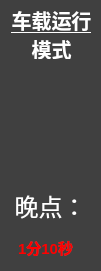
   <widget class="QFrame" name="frame_center">
    <property name="geometry">
     <rect>
      <x>10</x>
      <y>80</y>
      <width>101</width>
      <height>271</height>
     </rect>
    </property>
    <property name="palette">
     <palette>
      <active>
       <colorrole role="WindowText">
        <brush brushstyle="SolidPattern">
         <color alpha="255">
          <red>255</red>
          <green>255</green>
          <blue>255</blue>
         </color>
        </brush>
       </colorrole>
       <colorrole role="Button">
        <brush brushstyle="SolidPattern">
         <color alpha="255">
          <red>64</red>
          <green>64</green>
          <blue>64</blue>
         </color>
        </brush>
       </colorrole>
       <colorrole role="Light">
        <brush brushstyle="SolidPattern">
         <color alpha="255">
          <red>132</red>
          <green>132</green>
          <blue>132</blue>
         </color>
        </brush>
       </colorrole>
       <colorrole role="Midlight">
        <brush brushstyle="SolidPattern">
         <color alpha="255">
          <red>110</red>
          <green>110</green>
          <blue>110</blue>
         </color>
        </brush>
       </colorrole>
       <colorrole role="Dark">
        <brush brushstyle="SolidPattern">
         <color alpha="255">
          <red>44</red>
          <green>44</green>
          <blue>44</blue>
         </color>
        </brush>
       </colorrole>
       <colorrole role="Mid">
        <brush brushstyle="SolidPattern">
         <color alpha="255">
          <red>58</red>
          <green>58</green>
          <blue>58</blue>
         </color>
        </brush>
       </colorrole>
       <colorrole role="Text">
        <brush brushstyle="SolidPattern">
         <color alpha="255">
          <red>255</red>
          <green>255</green>
          <blue>255</blue>
         </color>
        </brush>
       </colorrole>
       <colorrole role="BrightText">
        <brush brushstyle="SolidPattern">
         <color alpha="255">
          <red>255</red>
          <green>255</green>
          <blue>255</blue>
         </color>
        </brush>
       </colorrole>
       <colorrole role="ButtonText">
        <brush brushstyle="SolidPattern">
         <color alpha="255">
          <red>255</red>
          <green>255</green>
          <blue>255</blue>
         </color>
        </brush>
       </colorrole>
       <colorrole role="Base">
        <brush brushstyle="SolidPattern">
         <color alpha="255">
          <red>64</red>
          <green>64</green>
          <blue>64</blue>
         </color>
        </brush>
       </colorrole>
       <colorrole role="Window">
        <brush brushstyle="SolidPattern">
         <color alpha="255">
          <red>64</red>
          <green>64</green>
          <blue>64</blue>
         </color>
        </brush>
       </colorrole>
       <colorrole role="Shadow">
        <brush brushstyle="SolidPattern">
         <color alpha="255">
          <red>0</red>
          <green>0</green>
          <blue>0</blue>
         </color>
        </brush>
       </colorrole>
       <colorrole role="AlternateBase">
        <brush brushstyle="SolidPattern">
         <color alpha="255">
          <red>44</red>
          <green>44</green>
          <blue>44</blue>
         </color>
        </brush>
       </colorrole>
       <colorrole role="ToolTipBase">
        <brush brushstyle="SolidPattern">
         <color alpha="255">
          <red>255</red>
          <green>255</green>
          <blue>220</blue>
         </color>
        </brush>
       </colorrole>
       <colorrole role="ToolTipText">
        <brush brushstyle="SolidPattern">
         <color alpha="255">
          <red>0</red>
          <green>0</green>
          <blue>0</blue>
         </color>
        </brush>
       </colorrole>
      </active>
      <inactive>
       <colorrole role="WindowText">
        <brush brushstyle="SolidPattern">
         <color alpha="255">
          <red>255</red>
          <green>255</green>
          <blue>255</blue>
         </color>
        </brush>
       </colorrole>
       <colorrole role="Button">
        <brush brushstyle="SolidPattern">
         <color alpha="255">
          <red>64</red>
          <green>64</green>
          <blue>64</blue>
         </color>
        </brush>
       </colorrole>
       <colorrole role="Light">
        <brush brushstyle="SolidPattern">
         <color alpha="255">
          <red>132</red>
          <green>132</green>
          <blue>132</blue>
         </color>
        </brush>
       </colorrole>
       <colorrole role="Midlight">
        <brush brushstyle="SolidPattern">
         <color alpha="255">
          <red>110</red>
          <green>110</green>
          <blue>110</blue>
         </color>
        </brush>
       </colorrole>
       <colorrole role="Dark">
        <brush brushstyle="SolidPattern">
         <color alpha="255">
          <red>44</red>
          <green>44</green>
          <blue>44</blue>
         </color>
        </brush>
       </colorrole>
       <colorrole role="Mid">
        <brush brushstyle="SolidPattern">
         <color alpha="255">
          <red>58</red>
          <green>58</green>
          <blue>58</blue>
         </color>
        </brush>
       </colorrole>
       <colorrole role="Text">
        <brush brushstyle="SolidPattern">
         <color alpha="255">
          <red>255</red>
          <green>255</green>
          <blue>255</blue>
         </color>
        </brush>
       </colorrole>
       <colorrole role="BrightText">
        <brush brushstyle="SolidPattern">
         <color alpha="255">
          <red>255</red>
          <green>255</green>
          <blue>255</blue>
         </color>
        </brush>
       </colorrole>
       <colorrole role="ButtonText">
        <brush brushstyle="SolidPattern">
         <color alpha="255">
          <red>255</red>
          <green>255</green>
          <blue>255</blue>
         </color>
        </brush>
       </colorrole>
       <colorrole role="Base">
        <brush brushstyle="SolidPattern">
         <color alpha="255">
          <red>64</red>
          <green>64</green>
          <blue>64</blue>
         </color>
        </brush>
       </colorrole>
       <colorrole role="Window">
        <brush brushstyle="SolidPattern">
         <color alpha="255">
          <red>64</red>
          <green>64</green>
          <blue>64</blue>
         </color>
        </brush>
       </colorrole>
       <colorrole role="Shadow">
        <brush brushstyle="SolidPattern">
         <color alpha="255">
          <red>0</red>
          <green>0</green>
          <blue>0</blue>
         </color>
        </brush>
       </colorrole>
       <colorrole role="AlternateBase">
        <brush brushstyle="SolidPattern">
         <color alpha="255">
          <red>44</red>
          <green>44</green>
          <blue>44</blue>
         </color>
        </brush>
       </colorrole>
       <colorrole role="ToolTipBase">
        <brush brushstyle="SolidPattern">
         <color alpha="255">
          <red>255</red>
          <green>255</green>
          <blue>220</blue>
         </color>
        </brush>
       </colorrole>
       <colorrole role="ToolTipText">
        <brush brushstyle="SolidPattern">
         <color alpha="255">
          <red>0</red>
          <green>0</green>
          <blue>0</blue>
         </color>
        </brush>
       </colorrole>
      </inactive>
      <disabled>
       <colorrole role="WindowText">
        <brush brushstyle="SolidPattern">
         <color alpha="255">
          <red>44</red>
          <green>44</green>
          <blue>44</blue>
         </color>
        </brush>
       </colorrole>
       <colorrole role="Button">
        <brush brushstyle="SolidPattern">
         <color alpha="255">
          <red>64</red>
          <green>64</green>
          <blue>64</blue>
         </color>
        </brush>
       </colorrole>
       <colorrole role="Light">
        <brush brushstyle="SolidPattern">
         <color alpha="255">
          <red>132</red>
          <green>132</green>
          <blue>132</blue>
         </color>
        </brush>
       </colorrole>
       <colorrole role="Midlight">
        <brush brushstyle="SolidPattern">
         <color alpha="255">
          <red>110</red>
          <green>110</green>
          <blue>110</blue>
         </color>
        </brush>
       </colorrole>
       <colorrole role="Dark">
        <brush brushstyle="SolidPattern">
         <color alpha="255">
          <red>44</red>
          <green>44</green>
          <blue>44</blue>
         </color>
        </brush>
       </colorrole>
       <colorrole role="Mid">
        <brush brushstyle="SolidPattern">
         <color alpha="255">
          <red>58</red>
          <green>58</green>
          <blue>58</blue>
         </color>
        </brush>
       </colorrole>
       <colorrole role="Text">
        <brush brushstyle="SolidPattern">
         <color alpha="255">
          <red>44</red>
          <green>44</green>
          <blue>44</blue>
         </color>
        </brush>
       </colorrole>
       <colorrole role="BrightText">
        <brush brushstyle="SolidPattern">
         <color alpha="255">
          <red>255</red>
          <green>255</green>
          <blue>255</blue>
         </color>
        </brush>
       </colorrole>
       <colorrole role="ButtonText">
        <brush brushstyle="SolidPattern">
         <color alpha="255">
          <red>44</red>
          <green>44</green>
          <blue>44</blue>
         </color>
        </brush>
       </colorrole>
       <colorrole role="Base">
        <brush brushstyle="SolidPattern">
         <color alpha="255">
          <red>64</red>
          <green>64</green>
          <blue>64</blue>
         </color>
        </brush>
       </colorrole>
       <colorrole role="Window">
        <brush brushstyle="SolidPattern">
         <color alpha="255">
          <red>64</red>
          <green>64</green>
          <blue>64</blue>
         </color>
        </brush>
       </colorrole>
       <colorrole role="Shadow">
        <brush brushstyle="SolidPattern">
         <color alpha="255">
          <red>0</red>
          <green>0</green>
          <blue>0</blue>
         </color>
        </brush>
       </colorrole>
       <colorrole role="AlternateBase">
        <brush brushstyle="SolidPattern">
         <color alpha="255">
          <red>88</red>
          <green>88</green>
          <blue>88</blue>
         </color>
        </brush>
       </colorrole>
       <colorrole role="ToolTipBase">
        <brush brushstyle="SolidPattern">
         <color alpha="255">
          <red>255</red>
          <green>255</green>
          <blue>220</blue>
         </color>
        </brush>
       </colorrole>
       <colorrole role="ToolTipText">
        <brush brushstyle="SolidPattern">
         <color alpha="255">
          <red>0</red>
          <green>0</green>
          <blue>0</blue>
         </color>
        </brush>
       </colorrole>
      </disabled>
     </palette>
    </property>
    <property name="autoFillBackground">
     <bool>false</bool>
    </property>
    <property name="styleSheet">
     <string notr="true">background-color: rgb(64,64,64);</string>
    </property>
    <property name="frameShape">
     <enum>QFrame::Panel</enum>
    </property>
    <property name="frameShadow">
     <enum>QFrame::Plain</enum>
    </property>
    <property name="lineWidth">
     <number>0</number>
    </property>
    <widget class="QFrame" name="frame_2">
     <property name="geometry">
      <rect>
       <x>0</x>
       <y>0</y>
       <width>111</width>
       <height>281</height>
      </rect>
     </property>
     <property name="frameShape">
      <enum>QFrame::NoFrame</enum>
     </property>
     <property name="frameShadow">
      <enum>QFrame::Raised</enum>
     </property>
     <widget class="QLabel" name="lbl_servicemode_2">
      <property name="geometry">
       <rect>
        <x>0</x>
        <y>10</y>
        <width>103</width>
        <height>49</height>
       </rect>
      </property>
      <property name="palette">
       <palette>
        <active>
         <colorrole role="WindowText">
          <brush brushstyle="SolidPattern">
           <color alpha="255">
            <red>255</red>
            <green>255</green>
            <blue>255</blue>
           </color>
          </brush>
         </colorrole>
         <colorrole role="Button">
          <brush brushstyle="SolidPattern">
           <color alpha="255">
            <red>64</red>
            <green>64</green>
            <blue>64</blue>
           </color>
          </brush>
         </colorrole>
         <colorrole role="Text">
          <brush brushstyle="SolidPattern">
           <color alpha="255">
            <red>255</red>
            <green>255</green>
            <blue>255</blue>
           </color>
          </brush>
         </colorrole>
         <colorrole role="ButtonText">
          <brush brushstyle="SolidPattern">
           <color alpha="255">
            <red>255</red>
            <green>255</green>
            <blue>255</blue>
           </color>
          </brush>
         </colorrole>
         <colorrole role="Base">
          <brush brushstyle="SolidPattern">
           <color alpha="255">
            <red>64</red>
            <green>64</green>
            <blue>64</blue>
           </color>
          </brush>
         </colorrole>
         <colorrole role="Window">
          <brush brushstyle="SolidPattern">
           <color alpha="255">
            <red>64</red>
            <green>64</green>
            <blue>64</blue>
           </color>
          </brush>
         </colorrole>
        </active>
        <inactive>
         <colorrole role="WindowText">
          <brush brushstyle="SolidPattern">
           <color alpha="255">
            <red>255</red>
            <green>255</green>
            <blue>255</blue>
           </color>
          </brush>
         </colorrole>
         <colorrole role="Button">
          <brush brushstyle="SolidPattern">
           <color alpha="255">
            <red>64</red>
            <green>64</green>
            <blue>64</blue>
           </color>
          </brush>
         </colorrole>
         <colorrole role="Text">
          <brush brushstyle="SolidPattern">
           <color alpha="255">
            <red>255</red>
            <green>255</green>
            <blue>255</blue>
           </color>
          </brush>
         </colorrole>
         <colorrole role="ButtonText">
          <brush brushstyle="SolidPattern">
           <color alpha="255">
            <red>255</red>
            <green>255</green>
            <blue>255</blue>
           </color>
          </brush>
         </colorrole>
         <colorrole role="Base">
          <brush brushstyle="SolidPattern">
           <color alpha="255">
            <red>64</red>
            <green>64</green>
            <blue>64</blue>
           </color>
          </brush>
         </colorrole>
         <colorrole role="Window">
          <brush brushstyle="SolidPattern">
           <color alpha="255">
            <red>64</red>
            <green>64</green>
            <blue>64</blue>
           </color>
          </brush>
         </colorrole>
        </inactive>
        <disabled>
         <colorrole role="WindowText">
          <brush brushstyle="SolidPattern">
           <color alpha="255">
            <red>255</red>
            <green>255</green>
            <blue>255</blue>
           </color>
          </brush>
         </colorrole>
         <colorrole role="Button">
          <brush brushstyle="SolidPattern">
           <color alpha="255">
            <red>64</red>
            <green>64</green>
            <blue>64</blue>
           </color>
          </brush>
         </colorrole>
         <colorrole role="Text">
          <brush brushstyle="SolidPattern">
           <color alpha="255">
            <red>255</red>
            <green>255</green>
            <blue>255</blue>
           </color>
          </brush>
         </colorrole>
         <colorrole role="ButtonText">
          <brush brushstyle="SolidPattern">
           <color alpha="255">
            <red>255</red>
            <green>255</green>
            <blue>255</blue>
           </color>
          </brush>
         </colorrole>
         <colorrole role="Base">
          <brush brushstyle="SolidPattern">
           <color alpha="255">
            <red>64</red>
            <green>64</green>
            <blue>64</blue>
           </color>
          </brush>
         </colorrole>
         <colorrole role="Window">
          <brush brushstyle="SolidPattern">
           <color alpha="255">
            <red>64</red>
            <green>64</green>
            <blue>64</blue>
           </color>
          </brush>
         </colorrole>
        </disabled>
       </palette>
      </property>
      <property name="font">
       <font>
        <family>微软雅黑</family>
        <pointsize>15</pointsize>
        <weight>75</weight>
        <bold>true</bold>
        <underline>true</underline>
       </font>
      </property>
      <property name="styleSheet">
       <string notr="true">color: rgb(255, 255, 255);</string>
      </property>
      <property name="text">
       <string>车载运行 模式</string>
      </property>
      <property name="textFormat">
       <enum>Qt::PlainText</enum>
      </property>
      <property name="scaledContents">
       <bool>true</bool>
      </property>
      <property name="alignment">
       <set>Qt::AlignCenter</set>
      </property>
      <property name="wordWrap">
       <bool>true</bool>
      </property>
     </widget>
     <widget class="QLabel" name="lbl_servicemode">
      <property name="geometry">
       <rect>
        <x>0</x>
        <y>90</y>
        <width>103</width>
        <height>49</height>
       </rect>
      </property>
      <property name="palette">
       <palette>
        <active>
         <colorrole role="WindowText">
          <brush brushstyle="SolidPattern">
           <color alpha="255">
            <red>0</red>
            <green>255</green>
            <blue>255</blue>
           </color>
          </brush>
         </colorrole>
         <colorrole role="Button">
          <brush brushstyle="SolidPattern">
           <color alpha="255">
            <red>64</red>
            <green>64</green>
            <blue>64</blue>
           </color>
          </brush>
         </colorrole>
         <colorrole role="Base">
          <brush brushstyle="SolidPattern">
           <color alpha="255">
            <red>64</red>
            <green>64</green>
            <blue>64</blue>
           </color>
          </brush>
         </colorrole>
         <colorrole role="Window">
          <brush brushstyle="SolidPattern">
           <color alpha="255">
            <red>64</red>
            <green>64</green>
            <blue>64</blue>
           </color>
          </brush>
         </colorrole>
        </active>
        <inactive>
         <colorrole role="WindowText">
          <brush brushstyle="SolidPattern">
           <color alpha="255">
            <red>0</red>
            <green>255</green>
            <blue>255</blue>
           </color>
          </brush>
         </colorrole>
         <colorrole role="Button">
          <brush brushstyle="SolidPattern">
           <color alpha="255">
            <red>64</red>
            <green>64</green>
            <blue>64</blue>
           </color>
          </brush>
         </colorrole>
         <colorrole role="Base">
          <brush brushstyle="SolidPattern">
           <color alpha="255">
            <red>64</red>
            <green>64</green>
            <blue>64</blue>
           </color>
          </brush>
         </colorrole>
         <colorrole role="Window">
          <brush brushstyle="SolidPattern">
           <color alpha="255">
            <red>64</red>
            <green>64</green>
            <blue>64</blue>
           </color>
          </brush>
         </colorrole>
        </inactive>
        <disabled>
         <colorrole role="WindowText">
          <brush brushstyle="SolidPattern">
           <color alpha="255">
            <red>27</red>
            <green>27</green>
            <blue>27</blue>
           </color>
          </brush>
         </colorrole>
         <colorrole role="Button">
          <brush brushstyle="SolidPattern">
           <color alpha="255">
            <red>64</red>
            <green>64</green>
            <blue>64</blue>
           </color>
          </brush>
         </colorrole>
         <colorrole role="Base">
          <brush brushstyle="SolidPattern">
           <color alpha="255">
            <red>64</red>
            <green>64</green>
            <blue>64</blue>
           </color>
          </brush>
         </colorrole>
         <colorrole role="Window">
          <brush brushstyle="SolidPattern">
           <color alpha="255">
            <red>64</red>
            <green>64</green>
            <blue>64</blue>
           </color>
          </brush>
         </colorrole>
        </disabled>
       </palette>
      </property>
      <property name="font">
       <font>
        <family>微软雅黑</family>
        <pointsize>15</pointsize>
        <weight>75</weight>
        <bold>true</bold>
        <underline>true</underline>
       </font>
      </property>
      <property name="text">
       <string/>
      </property>
      <property name="textFormat">
       <enum>Qt::PlainText</enum>
      </property>
      <property name="scaledContents">
       <bool>true</bool>
      </property>
      <property name="alignment">
       <set>Qt::AlignCenter</set>
      </property>
      <property name="wordWrap">
       <bool>true</bool>
      </property>
     </widget>
     <widget class="QLabel" name="lbl_namedelay">
      <property name="geometry">
       <rect>
        <x>0</x>
        <y>190</y>
        <width>101</width>
        <height>31</height>
       </rect>
      </property>
      <property name="font">
       <font>
        <family>微软雅黑</family>
        <pointsize>18</pointsize>
       </font>
      </property>
      <property name="styleSheet">
       <string notr="true">color: rgb(255, 255, 255);</string>
      </property>
      <property name="text">
       <string>晚点：</string>
      </property>
      <property name="alignment">
       <set>Qt::AlignCenter</set>
      </property>
     </widget>
     <widget class="QLabel" name="lbl_delay">
      <property name="geometry">
       <rect>
        <x>-8</x>
        <y>234</y>
        <width>103</width>
        <height>27</height>
       </rect>
      </property>
      <property name="font">
       <font>
        <pointsize>11</pointsize>
        <weight>75</weight>
        <bold>true</bold>
       </font>
      </property>
      <property name="styleSheet">
       <string notr="true">color: rgb(255, 0, 0);</string>
      </property>
      <property name="text">
       <string> 1分10秒</string>
      </property>
      <property name="alignment">
       <set>Qt::AlignCenter</set>
      </property>
     </widget>
    </widget>
   </widget>
